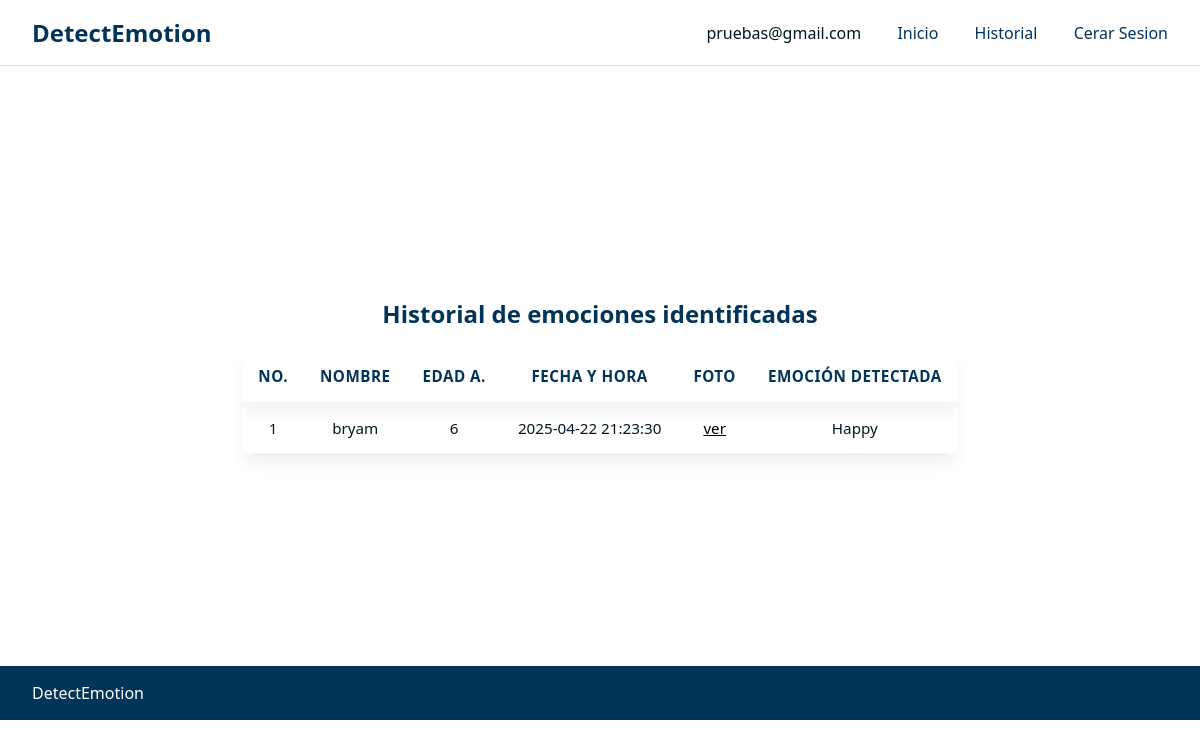
Page /historial (signed in) on the earlier database version.
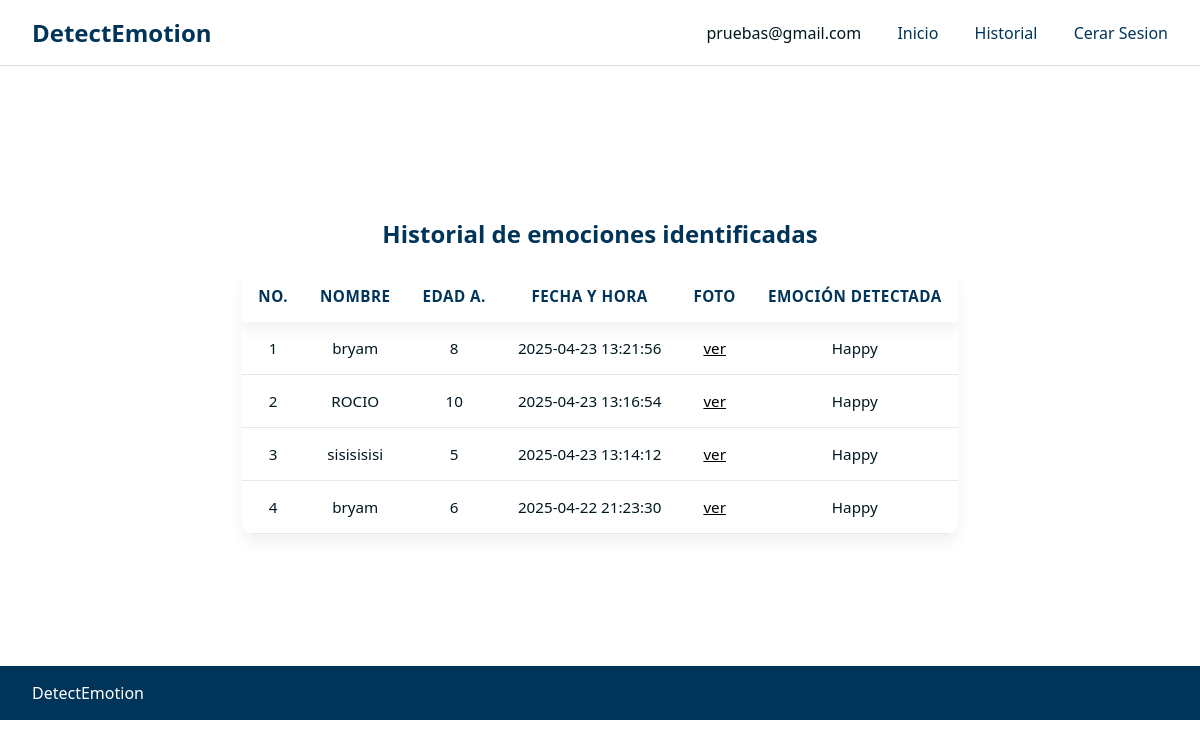
Same page on the later database version.
### tables this page shows
CREATE TABLE registros (
    id INTEGER PRIMARY KEY AUTOINCREMENT,
    nombre TEXT NOT NULL,
    edad INTEGER,
    fecha TEXT NOT NULL,
    hora TEXT NOT NULL,
    emocion TEXT NOT NULL,
    imagen_path TEXT NOT NULL,
    usuario_id INTEGER NOT NULL,
    FOREIGN KEY (usuario_id) REFERENCES usuarios(id)
);

### app.py (the view)
@app.route("/historial")
@app.route("/historial")
def historial():
    if 'usuario_id' not in session:
        return redirect('/login')
    conn = sqlite3.connect('data/emociones.db')
    cursor = conn.cursor()
    cursor.execute('''
        SELECT nombre, edad, fecha, hora, emocion, imagen_path
        FROM registros
        WHERE usuario_id = ?
        ORDER BY fecha DESC, hora DESC
    ''', (session['usuario_id'],))
    datos = cursor.fetchall()
    conn.close()
    historial_data = []
    for idx, fila in enumerate(datos, 1):
        historial_data.append({
            "no": idx,
            "nombre": fila[0],
            "edad": fila[1],
            "fecha": f"{fila[2]} {fila[3]}",
            "emocion": fila[4].capitalize(),
            "foto": fila[5]
        })
    return render_template("historial.html", historial=historial_data)

### app.py (called while the page is built)
@app.before_request
def requerir_login():
    rutas_protegidas = ['index', 'predecir', 'historial']
    if request.endpoint in rutas_protegidas and 'usuario_id' not in session:
        return redirect('/login')

### templates/historial.html (shortened to what this page needs)
<!DOCTYPE html>
<html lang="es">
<head>
    <link rel="stylesheet" href="/static/style.css">
</head>
<body>
    <header>
        <div class="logo">DetectEmotion</div>
        <nav>
            <span class="user-email">{{ session.get('email') }}</span>
            <a href="/">Inicio</a>
            <a href="/historial">Historial</a>
            <a href="/login">Cerar Sesion</a>
        </nav>
    </header>
    <main>
        <div class="titulo">
            <h2>Historial de emociones identificadas</h2>
        </div>
        <div class="container">
            <table>
                <thead>
                    <tr>
                        <th>NO.</th>
                        <th>Nombre</th>
                        <th>Edad A.</th>
                        <th>Fecha y Hora</th>
                        <th>Foto</th>
                        <th>Emoción detectada</th>
                    </tr>
                </thead>
                <tbody>
                    {% for item in historial %}
                    <tr>
                        <td>{{ item.no }}</td>
                        <td>{{ item.nombre }}</td>
                        <td>{{ item.edad }}</td>
                        <td>{{ item.fecha }}</td>
                        <td><a href="{{ url_for('static', filename=item.foto.replace('static/', '')) }}" target="_blank">ver</a></td>
                        <td>{{ item.emocion }}</td>
                    </tr>
                    {% endfor %}
                </tbody>
            </table>
        </div>
    </main>
    <footer>
        <span>DetectEmotion</span>
    </footer>
</body>
</html>

### static/style.css (style rules this page uses)
:root { --azul-oscuro: #00171F; --azul-principal: #003459; --celeste: #ADEBFF; --blanco: #ffffff; }
body { margin: 0; font-family: 'Segoe UI', sans-serif; background-color: var(--blanco); color: var(--azul-oscuro); }
.logo { font-size: 1.5rem; font-weight: bold; color: var(--azul-principal); }
nav a { margin-left: 2rem; text-decoration: none; color: var(--azul-principal); font-weight: 500; }
main { display: flex; flex-direction: column; justify-content: center; align-items: center; min-height: 75vh; }
.titulo h2 { text-align: center; margin-bottom: 20px; color: var(--azul-principal); }
footer { background-color: var(--azul-principal); color: var(--blanco); padding: 1rem 2rem; display: flex; justify-content: space-between; }
table { width: 100%; border-collapse: collapse; background-color: #fff; border-radius: 12px; box-shadow: 0 10px 15px rgba(0,0,0,0.05); overflow: hidden; }
thead { background-color: #ffffff; color: #003459; text-align: center; box-shadow: 0 10px 15px rgba(0,0,0,0.05); }
thead th { padding: 1rem; font-size: 0.95rem; text-transform: uppercase; letter-spacing: 0.5px; text-align: center; }
tbody td { padding: 1rem; border-bottom: 1px solid #e2e8f0; font-size: 0.95rem; text-align: center; }

Differences in the rows shown:
added registros: no "1", nombre "bryam", edad "8", fecha "2025-04-23 13:21:56", emocion "Happy"
added registros: no "2", nombre "ROCIO", edad "10", fecha "2025-04-23 13:16:54", emocion "Happy"
added registros: no "3", nombre "sisisisisi", edad "5", fecha "2025-04-23 13:14:12", emocion "Happy"
computed for registros (number 4 of 4 on the later page): no "1" → "4"
